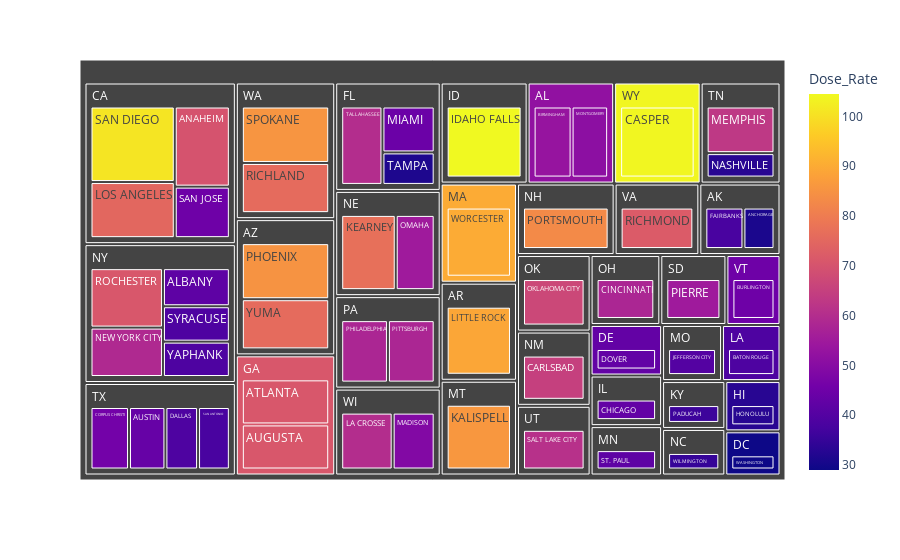

The cell this chart's notebook holds for it:
### Code cell
import numpy as np
import plotly.express as px
fig = px.treemap(df3, path=['State', 'City'], values='Dose_Rate',
                  color='Dose_Rate', hover_data=['Dose_Rate'])
fig.show()

### Figure 1 — Plotly figure (JSON) as saved in the notebook; plotly's stock layout.template omitted (floating-point values rounded to 4 significant figures; data arrays with more than 128 entries replaced by an {"elided": "..."} marker saying what was removed)
{"data": [{"branchvalues": "total", "customdata": {"elided": "176x2 float values"}, "domain": {"x": [0, 1], "y": [0, 1]}, "hovertemplate": "labels=%{label}<br>Dose_Rate_sum=%{value}<br>parent=%{parent}<br>id=%{id}<br>Dose_Rate=%{color}<extra></extra>", "ids": {"elided": "176 str values"}, "labels": {"elided": "176 str values"}, "marker": {"coloraxis": "coloraxis", "colors": {"elided": "176 float values"}}, "name": "", "parents": {"elided": "176 str values"}, "type": "treemap", "values": {"elided": "176 float values"}}], "layout": {"coloraxis": {"colorbar": {"title": {"text": "Dose_Rate"}}, "colorscale": [[0, "#0d0887"], [0.1111, "#46039f"], [0.2222, "#7201a8"], [0.3333, "#9c179e"], [0.4444, "#bd3786"], [0.5556, "#d8576b"], [0.6667, "#ed7953"], [0.7778, "#fb9f3a"], [0.8889, "#fdca26"], [1, "#f0f921"]]}, "legend": {"tracegroupgap": 0}, "margin": {"t": 60}}}
